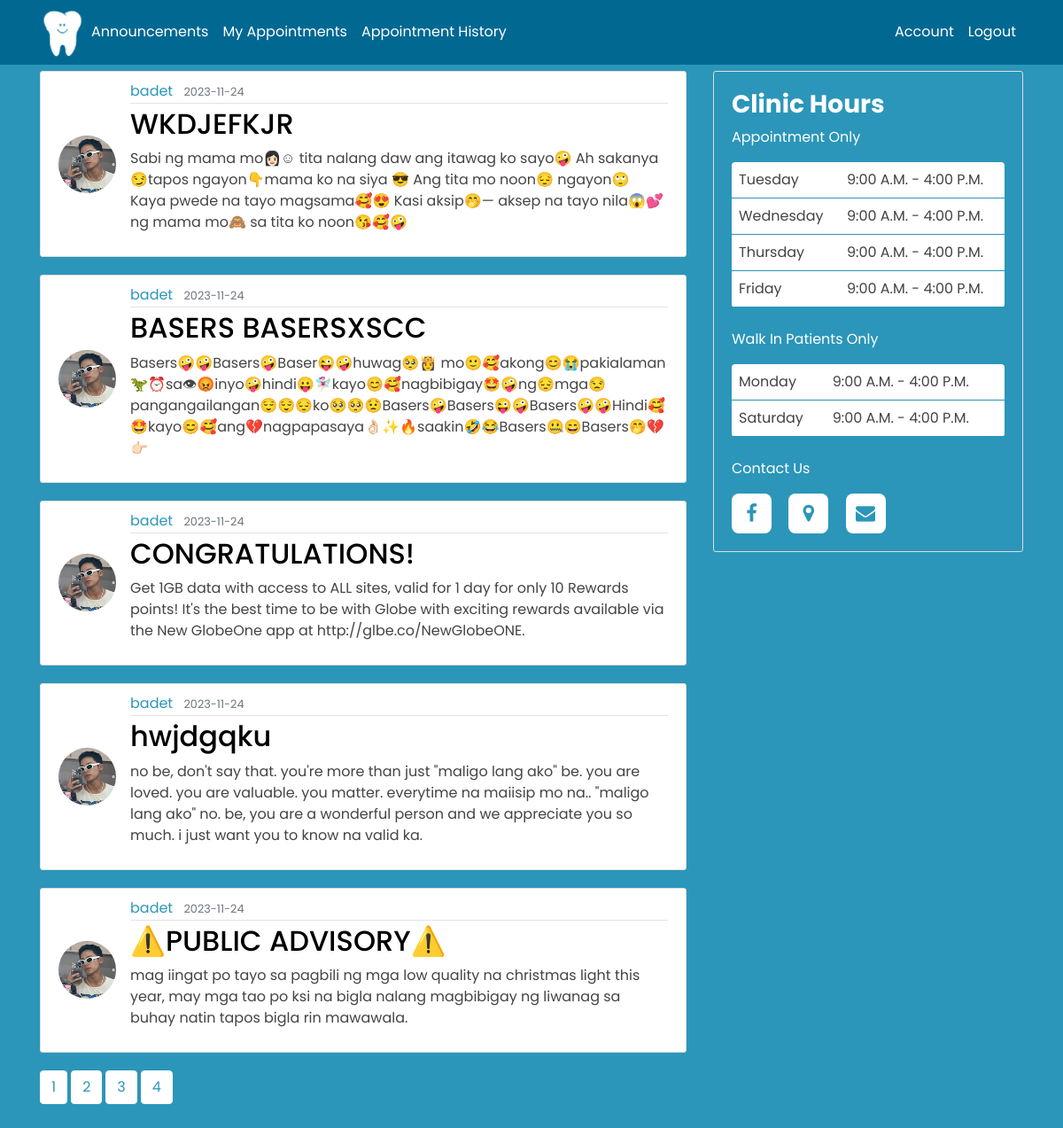
Page /customer_announcement (signed in) on the committed database.
### main/models.py (models this page shows, shortened)
class Post(db.Model):
    id = db.Column(db.Integer, primary_key=True)
    title = db.Column(db.String(100), nullable=False)
    date_posted = db.Column(db.DateTime, nullable=False, default=datetime.utcnow)
    content = db.Column(db.Text, nullable=False)
    user_id = db.Column(db.Integer, db.ForeignKey('user.id'), nullable=False)

class User(db.Model, UserMixin):
    id = db.Column(db.Integer, primary_key=True)
    FName = db.Column(db.String(30), nullable=False)
    MidName = db.Column(db.String(30), nullable=True)
    LName = db.Column(db.String(30), nullable=False)
    gender = db.Column(db.String(10), nullable=False)
    birthday = db.Column(db.String(8), nullable=False)
    age = db.Column(db.Integer, nullable=False)
    contact = db.Column(db.String(30), unique=True, nullable=False)
    address = db.Column(db.String(100), nullable=False)
    username = db.Column(db.String(20), unique=True, nullable=False)
    email = db.Column(db.String(120), unique=True, nullable=False)
    image_file = db.Column(db.String(20), nullable=False, default='default.jpg')
    password = db.Column(db.String(60), nullable=False)
    posts = db.relationship('Post', backref='author', lazy=True)

### main/main1/routes.py (the view)
@main1.route("/customer_announcement")
@login_required
def customer_announcement():
    if current_user.is_authenticated:
        page = request.args.get('page', 1, type=int)
        posts = Post.query.order_by(Post.date_posted.desc()).paginate(page=page, per_page=5)
        return render_template('customer_announcement.html', title='Announcement', posts=posts)

### main/models.py (called while the page is built)
@login_manager.user_loader
def load_user(user_id):
    return User.query.get(int(user_id))

### main/templates/customer_announcement.html (shortened to what this page needs)
<!DOCTYPE html>
<html>
  <head>
    <link rel="stylesheet" href="https://cdnjs.cloudflare.com/ajax/libs/font-awesome/4.7.0/css/font-awesome.min.css">
    <link rel="stylesheet" href="https://maxcdn.bootstrapcdn.com/bootstrap/4.0.0/css/bootstrap.min.css">
    <link rel="stylesheet" type="text/css" href="{{ url_for('static', filename='announcement.css') }}">
  </head>
    <body style="background-color: #2b96b9;">
      <div class="container">
        <div class="row">
          <div class="col-md-8">
            {% for post in posts.items %}
            <fieldset>
              <article class="media content-section">
                <img class="rounded-circle article-img" src="{{ url_for('static', filename = 'profile_pics/' + post.author.image_file) }}">
                <div class="media-body">
                  <div class="article-metadata">
                    <a class="mr-2">{{ post.author.username }}</a>
                    <small class="text-muted">{{ post.date_posted.strftime('%Y-%m-%d') }}</small>
                  </div>
                    <h2><a class="article-title">{{ post.title }}</a></h2>
                    <p class="article-content">{{ post.content }}</p>
                </div>
              </article>
            </fieldset>
            {% endfor %}
          </div>
          <div class="col-md-4">
            <div class="content-section clinic-hours">
              <h3>Clinic Hours</h3>
              <p class="clinic-hrs-txt">Appointment Only</p>
              <table>
                <tr>
                  <td>Tuesday</td>
                  <td>9:00 A.M. - 4:00 P.M.</td>
                </tr>
                <tr>
                  <td>Wednesday</td>
                  <td>9:00 A.M. - 4:00 P.M.</td>
                </tr>
                <tr>
                  <td>Thursday</td>
                  <td>9:00 A.M. - 4:00 P.M.</td>
                </tr>
                <tr>
                  <td>Friday</td>
                  <td>9:00 A.M. - 4:00 P.M.</td>
              </tr>
              </table>
              <br>
              <p class="clinic-hrs-txt">Walk In Patients Only</p>
              <table>
                <tr>
                  <td>Monday</td>
                  <td>9:00 A.M. - 4:00 P.M.</td>
                </tr>
                <tr>
                  <td>Saturday</td>
                  <td>9:00 A.M. - 4:00 P.M.</td>
                </tr>
              </table>
              <br>
              <p class="clinic-hrs-txt">Contact Us</p>
              <div class="contact-icons">
                <a href="https://www.facebook.com/smileplazaDC" target="_blank"><i class='fa fa-facebook-f' ></i></a>
                <a href="https://maps.app.goo.gl/792nLswoVTeMA8ZG7" target = "_blank"><i class='fa fa-map-marker' ></i></a>
                <a href="#contact" ><i class='fa fa-envelope'></i></a>
              </div>
            </div>
          </div>
        </div>
        <div class="pagination">
          {% for page_num in posts.iter_pages(left_edge=1, right_edge=1, left_current=1, right_current=2) %}
            {% if page_num %}
              {% if posts.page_num == page_num %}
                <a class="btn btn-info mb-4 mr-1" href="{{ url_for('main1.customer_announcement', page=page_num) }}">{{ page_num }}</a>
              {% else %}
                <a class="btn btn-outline-info mb-4 mr-1" href="{{ url_for('main.customer_announcement', page=page_num) }}">{{ page_num }}</a>
              {% endif %}
            {% else %}
              ...
            {% endif %}
          {% endfor %}
        </div>
      </div>
    </body>
</html>
{% extends "customer_nav.html" %}

### main/templates/customer_nav.html (shortened to what this page needs)
<!DOCTYPE html>
<html>
  <head>
      <link rel="stylesheet" href="https://cdnjs.cloudflare.com/ajax/libs/font-awesome/4.7.0/css/font-awesome.min.css">
      <link rel="stylesheet" href="https://maxcdn.bootstrapcdn.com/bootstrap/4.0.0/css/bootstrap.min.css">
      <link rel="stylesheet" type="text/css" href="{{ url_for('static', filename='nav.css') }}">
  </head>
  <body>
    <header class="site-header">
        <nav class="navbar navbar-expand-md navbar-dark bg-steel fixed-top">
          <div class="container">
            <img src="{{ url_for('static', filename = 'images/toothlogo2.png') }}" class="logo" alt="logo">
            <div class="collapse navbar-collapse" id="navbarToggle">
                <div class="navbar-nav mr-auto">
                    <a class="nav-item nav-link" href="/customer_announcement">Announcements</a>
                    <a class="nav-item nav-link" href="/appointment" >My Appointments</a>
                    <a class="nav-item nav-link" href="/" onclick="return false;">Appointment History</a>
                </div>
                <div class="navbar-nav">
                    <a class="nav-item nav-link" href="{{ url_for('users.customer_account') }}">Account</a>
                    <a class="nav-item nav-link" href="{{ url_for('users.logout') }}">Logout</a>
                </div>
            </div>
          </div>
        </nav>
    </header>
    <br>
  </body>
</html>

### main/static/announcement.css (style rules this page uses)
* { font-family: 'Poppins', 'Sans-serif'; }
:root { --first-color: #2b96b9; --second-color: #000; --third-color: #b9f1ee; --fourth-color: #1ccae5; --main-color: #056892; --bg-color: #fff; --text-color: #000; --big-font: 5rem; --h2-font: 3rem; --p-font: 1.1rem; }
body { background-color: #2b96b9; margin-top: 5rem; }
h1, h2, h3, h4, h5, h6 { color: #444444; }
.bg-steel { background-color: #5f788a; }
.content-section { background: #ffffff; padding: 10px 20px; border: 1px solid #dddddd; border-radius: 3px; margin-bottom: 20px; }
.article-title { color: #444444; }
.article-content { color: #444444; white-space: pre-line; }
.article-img { height: 65px; width: 65px; margin-right: 16px; }
.article-metadata { padding-bottom: 1px; margin-bottom: 4px; border-bottom: 1px solid #e3e3e3 }
.container .row .col-md-4 .content-section h3 { font-weight: bold; }
.container .content-section h3 { color: #fff; }
div.content-section { background-color: #2b96b9; padding: 20px; color: #fff; }
.content-section .contact-icons i { height: 45px; width: 45px; background: var(--bg-color); color: var(--first-color); font-size: 22px; display: inline-flex; align-items: center; justify-content: center; border-radius: 8px; margin-right: 15px; transition: all .45s ease; }
.pagination a { background-color: #fff; border-color: #fff; color: #2b96b9; }
table { border-radius: 4px; border-collapse: collapse; width: 100%; background-color: #fff; }
td { border-bottom: 1px solid #2b96b9; padding: 8px; color: #444444; }

### main/static/nav.css (style rules this page uses)
* { font-family: 'Poppins', 'Sans-serif'; }
:root { --first-color: #2b96b9; --second-color: #000; --third-color: #b9f1ee; --fourth-color: #1ccae5; --main-color: #056892; --bg-color: #fff; --text-color: #000; --big-font: 5rem; --h2-font: 3rem; --p-font: 1.1rem; }
body { background: #fafafa; color: var(--first-color); margin-top: 5rem; }
.content-section { padding-top: 10%; }
h1, h2, h3, h4, h5, h6 { color: var(--text-color); }
.bg-steel { background-color: #016892; }
.site-header .navbar-nav .nav-link { color: white; }
.logo { width: 50px; height: auto; cursor: pointer; }
.content-section { align-items: center; background: #ffffff; padding: 10px 20px; border: 1px solid #dddddd; border-radius: 3px; margin-bottom: 20px; }
.article-title { color: #444444; }
.article-content { white-space: pre-line; }
.article-img { height: 65px; width: 65px; margin-right: 16px; }
.article-metadata { padding-bottom: 1px; margin-bottom: 4px; border-bottom: 1px solid #e3e3e3 }
p.article-content { color: #444; }
.container .row .col-md-4 .content-section h3 { font-weight: bold; }
.container .content-section h3 { color: #fff; }
.clinic-hrs-txt { color: #fff; }
.clinic-hours { background-color: #2b96b9; padding: 20px; }
.content-section .contact-icons i { height: 45px; width: 45px; background: var(--bg-color); color: var(--first-color); font-size: 22px; display: inline-flex; align-items: center; justify-content: center; border-radius: 8px; margin-right: 15px; transition: all .45s ease; }
.pagination a { background-color: #fff; border-color: #fff; color: #2b96b9; }
table { border-radius: 4px; border-collapse: collapse; width: 100%; background-color: #fff; }
td { border-bottom: 1px solid #2b96b9; padding: 8px; color: #444444; }

### rows in the picture
Post: image_file (picture), author.username "badet", date_posted "2023-11-24", title "WKDJEFKJR", content "Sabi ng mama mo👩🏻☺ tita nalang daw ang itawag ko sayo🤪 Ah sakanya 😏tapos ngayon👇mama ko na siya 😎 Ang tita mo noon😔 ngayon🙄 Kaya pwede na tayo magsama🥰😍 Kasi aksip🤭— aksep na tayo nila😱💕ng mama mo🙈 sa tita ko noon😘🥰🤪"
Post: image_file (picture), author.username "badet", date_posted "2023-11-24", title "BASERS BASERSXSCC", content "Basers🤪🤪Basers🤪Baser😜🤪huwag🥺👸 mo🙂🥰akong😊😭pakialaman🦖⏰sa👁😡inyo🤪hindi😛🧚🏻‍♀️kayo😊🥰nagbibigay🤩🤪ng😔mga😒pangangailangan😌😌😔ko🥺🥺😟Basers🤪Basers😜🤪Basers🤪🤪Hindi🥰🤩kayo😊🥰ang💔nagpapasaya👌🏻✨🔥saakin🤣😂Basers🤐😄Basers🤭💔👉🏻"
Post: image_file (picture), author.username "badet", date_posted "2023-11-24", title "CONGRATULATIONS!", content "Get 1GB data with access to ALL sites, valid for 1 day for only 10 Rewards points! It's the best time to be with Globe with exciting rewards available via the New GlobeOne app at http://glbe.co/NewGlobeONE."
Post: image_file (picture), author.username "badet", date_posted "2023-11-24", title "hwjdgqku", content "no be, don't say that. you're more than just \"maligo lang ako\" be. you are loved. you are valuable. you matter. everytime na maiisip mo na.. \"maligo lang ako\" no. be, you are a wonderful person and we appreciate you so much. i just want you to know na valid ka."
Post: image_file (picture), author.username "badet", date_posted "2023-11-24", title "⚠️PUBLIC ADVISORY⚠️", content "mag iingat po tayo sa pagbili ng mga low quality na christmas light this year, may mga tao po ksi na bigla nalang magbibigay ng liwanag sa buhay natin tapos bigla rin mawawala."

### other values in the picture
{{ page_num }} "1" "2" "3" "4"
